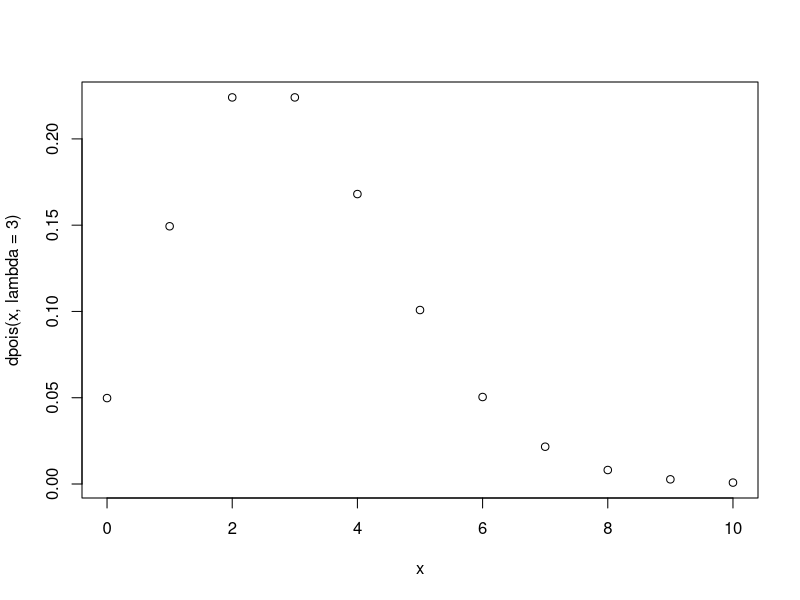

Here is the R script that generated this plot: (Note: this script raises an error after producing the figure.)
## ---- chunk 1
x = seq(0,10); plot (x,dpois(x,lambda=3))
## ---- chunk 2
cpaste("abc","qwe",sep="")
